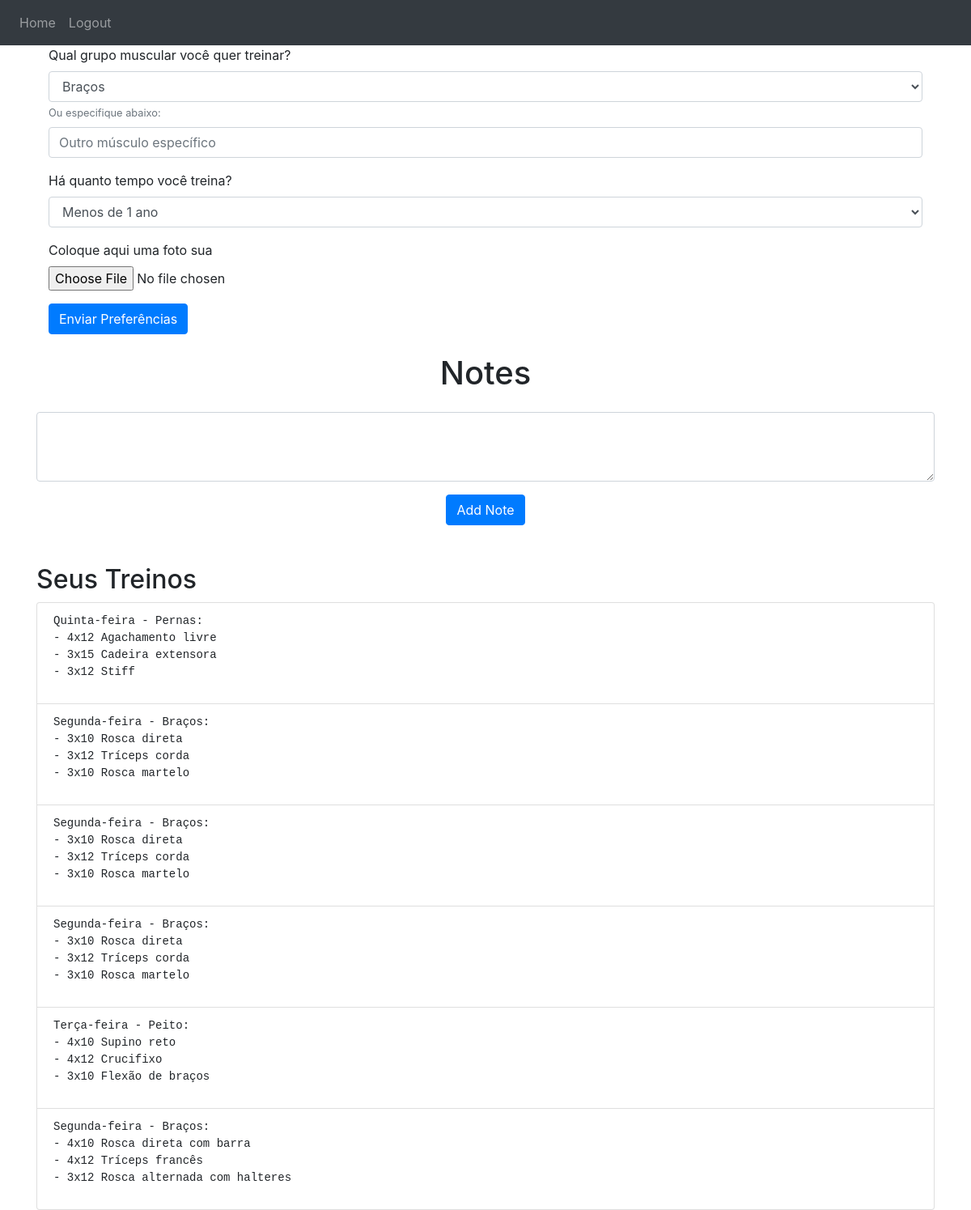
Screenshot of / (signed in) with the database file from the repository.
### website/models.py (models this page shows)
class Training(db.Model):
    id = db.Column(db.Integer, primary_key=True)
    muscle_group = db.Column(db.String(100))
    specific_muscle = db.Column(db.String(100))
    training_time = db.Column(db.String(100))
    plan_text = db.Column(db.Text)  # Aqui salva o plano
    user_id = db.Column(db.Integer, db.ForeignKey('user.id'))
    date = db.Column(db.DateTime(timezone=True), default=func.now())

### website/views.py (the view, shortened to what this page needs)
@views.route('/', methods=['GET', 'POST'])
@login_required
def home():
    trainings = Training.query.filter_by(user_id=current_user.id).order_by(Training.date.desc()).all()
    return render_template("home.html", user=current_user, trainings=trainings)

### website/__init__.py (called while the page is built)
def create_app():
    app = Flask(__name__)
    app.config['SECRET_KEY'] = 'chave secreta'
    app.config['SQLALCHEMY_DATABASE_URI'] = f'sqlite:///{DB_NAME}'
    db.init_app(app)
    from .views import views
    from .auth import auth
    app.register_blueprint(views, url_prefix='/')
    app.register_blueprint(auth, url_prefix='/')
    from .models import User, Note
    with app.app_context():
        db.create_all()
    login_manager = LoginManager()
    login_manager.login_view = 'auth.login'
    login_manager.init_app(app)
    @login_manager.user_loader
    def load_user(id):
        return User.query.get(int(id))
    return app

### website/templates/home.html (shortened to what this page needs)
{% extends "base.html" %}
{% block content %}
<div class="container">
  <form method="POST">
    <div class="form-group">
      <label for="muscle-group">Qual grupo muscular você quer treinar?</label>
      <select class="form-control" id="muscle-group" name="muscle-group">
        <option value="Braços">Braços</option>
      </select>
      <small class="form-text text-muted">Ou especifique abaixo:</small>
      <input type="text" class="form-control mt-2" placeholder="Outro músculo específico" name="specific-muscle">
    </div>
    <div class="form-group">
      <label for="training-time">Há quanto tempo você treina?</label>
      <select class="form-control" id="training-time" name="training-time">
        <option value="básico">Menos de 1 ano</option>
      </select>
    </div>
    <div class="form-group">
      <label for="user-photo">Coloque aqui uma foto sua</label>
      <input type="file" class="form-control-file" id="user-photo" name="user-photo">
    </div>
    <button type="submit" class="btn btn-primary">Enviar Preferências</button>
  </form>
</div>
<h1 class="text-center my-4">Notes</h1>
<form method="POST">
  <div class="form-group">
    <textarea name="note" id="note" class="form-control" rows="3"></textarea>
  </div>
  <div class="text-center">
    <button type="submit" class="btn btn-primary">Add Note</button>
  </div>
</form>
<h2 class="mt-5">Seus Treinos</h2>
<ul class="list-group">
  {% for treino in trainings %}
    <li class="list-group-item">
      <pre>{{ treino.plan_text }}</pre>
    </li>
  {% endfor %}
</ul>
{% endblock %}

### website/templates/base.html (shortened to what this page needs)
<!DOCTYPE html>
<html>
  <head>
    <link
      rel="stylesheet"
      href="https://stackpath.bootstrapcdn.com/bootstrap/4.4.1/css/bootstrap.min.css"
    />
    <link
      rel="stylesheet"
      href="https://stackpath.bootstrapcdn.com/font-awesome/4.7.0/css/font-awesome.min.css"
    />
  </head>
  <body>
    <nav class="navbar navbar-expand-lg navbar-dark bg-dark">
      <div class="collapse navbar-collapse" id="navbar">
        <div class="navbar-nav">
          {% if user.is_authenticated %}
          <a class="nav-item nav-link" id="home" href="/">Home</a>
          <a class="nav-item nav-link" id="logout" href="/logout">Logout</a>
          {% else %}
          <a class="nav-item nav-link" id="login" href="/login">Login</a>
          <a class="nav-item nav-link" id="signUp" href="/sign-up">Sign Up</a>
          {% endif %}
        </div>
      </div>
    </nav>
    <div class="container">{% block content %} {% endblock %}</div>
  </body>
</html>

### rows the page displays
Training: plan_text "Quinta-feira - Pernas: - 4x12 Agachamento livre - 3x15 Cadeira extensora - 3x12 Stiff"
Training: plan_text "Segunda-feira - Braços: - 3x10 Rosca direta - 3x12 Tríceps corda - 3x10 Rosca martelo"
Training: plan_text "Segunda-feira - Braços: - 3x10 Rosca direta - 3x12 Tríceps corda - 3x10 Rosca martelo"
Training: plan_text "Segunda-feira - Braços: - 3x10 Rosca direta - 3x12 Tríceps corda - 3x10 Rosca martelo"
Training: plan_text "Terça-feira - Peito: - 4x10 Supino reto - 4x12 Crucifixo - 3x10 Flexão de braços"
Training: plan_text "Segunda-feira - Braços: - 4x10 Rosca direta com barra - 4x12 Tríceps francês - 3x12 Rosca alternada com halteres"
